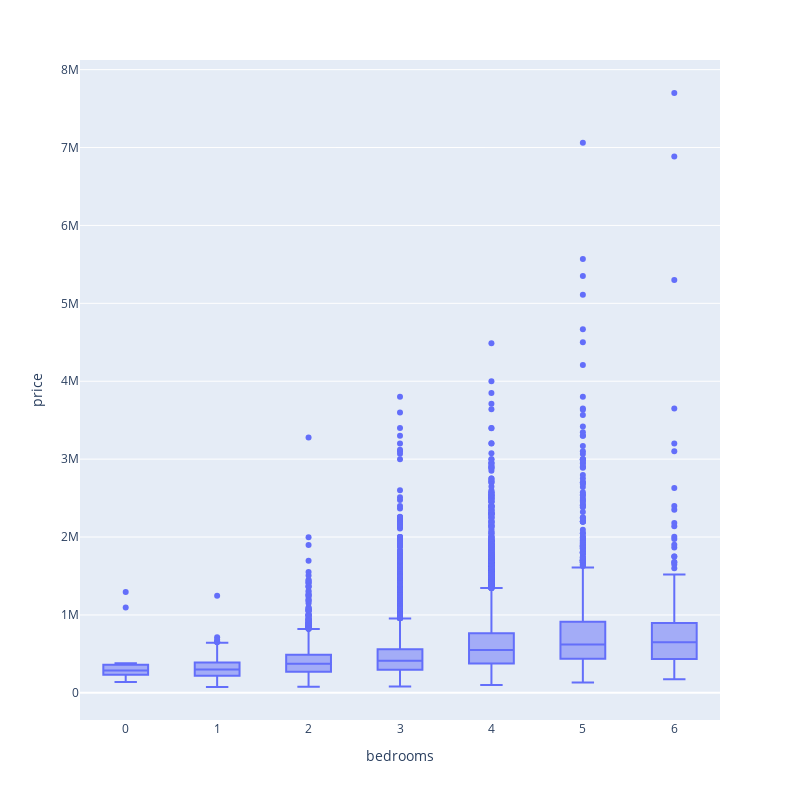

Notebook code cell kept with this figure:
### Code cell
# use plotly to draw a box plot to show the relationship between number of bedrooms and price
# set figure size
# show the plot
fig = px.box(df[df['bedrooms'] <= 6], x="bedrooms", y="price", height=800, width=800)
fig.show()

### Figure 1 — Plotly figure (JSON) as saved in the notebook; plotly's stock layout.template omitted (floating-point values rounded to 4 significant figures; data arrays with more than 128 entries replaced by an {"elided": "..."} marker saying what was removed)
{"data": [{"alignmentgroup": "True", "hovertemplate": "bedrooms=%{x}<br>price=%{y}<extra></extra>", "legendgroup": "", "marker": {"color": "#636efa"}, "name": "", "notched": false, "offsetgroup": "", "orientation": "v", "showlegend": false, "type": "box", "x": {"elided": "21551 int values"}, "x0": " ", "xaxis": "x", "y": {"elided": "21551 int values"}, "y0": " ", "yaxis": "y"}], "layout": {"boxmode": "group", "height": 800, "legend": {"tracegroupgap": 0}, "margin": {"t": 60}, "width": 800, "xaxis": {"anchor": "y", "domain": [0, 1], "title": {"text": "bedrooms"}}, "yaxis": {"anchor": "x", "domain": [0, 1], "title": {"text": "price"}}}}
